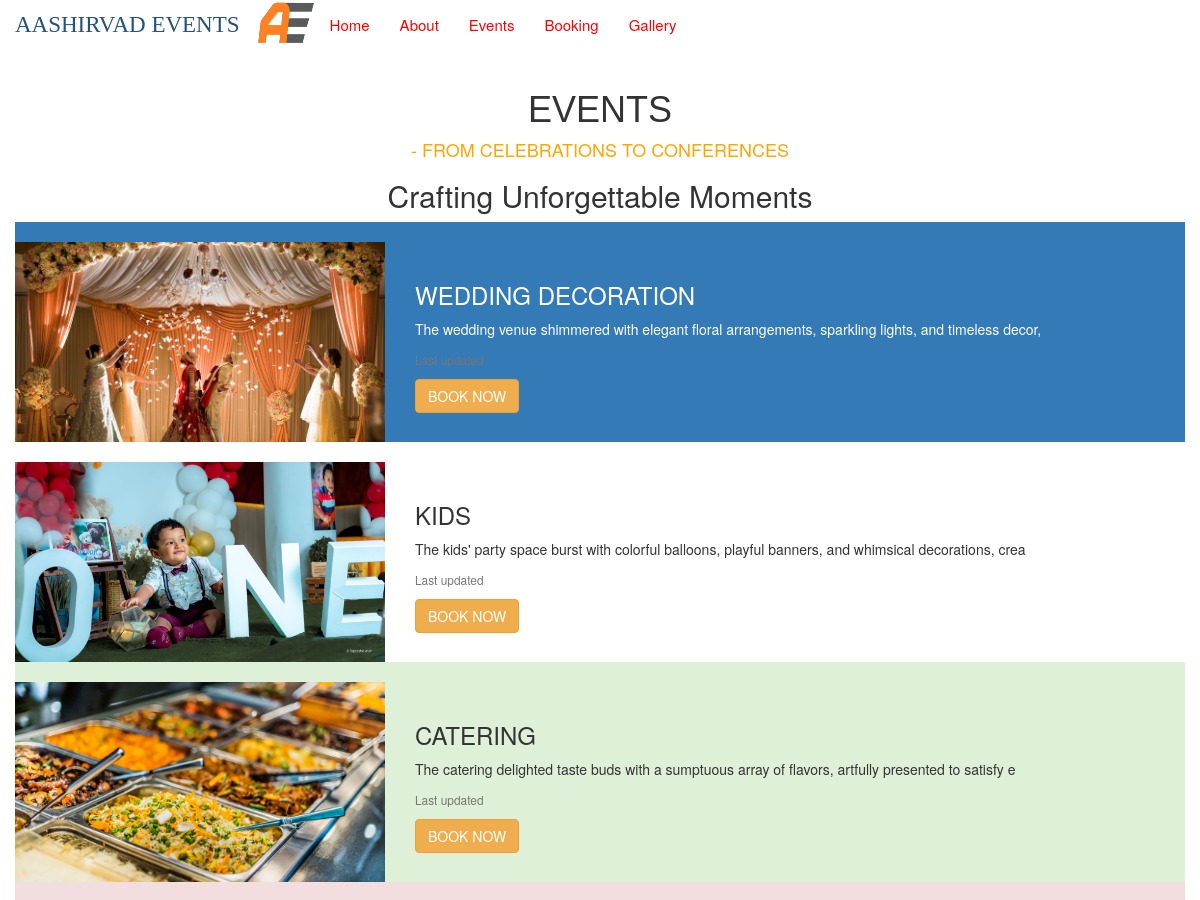
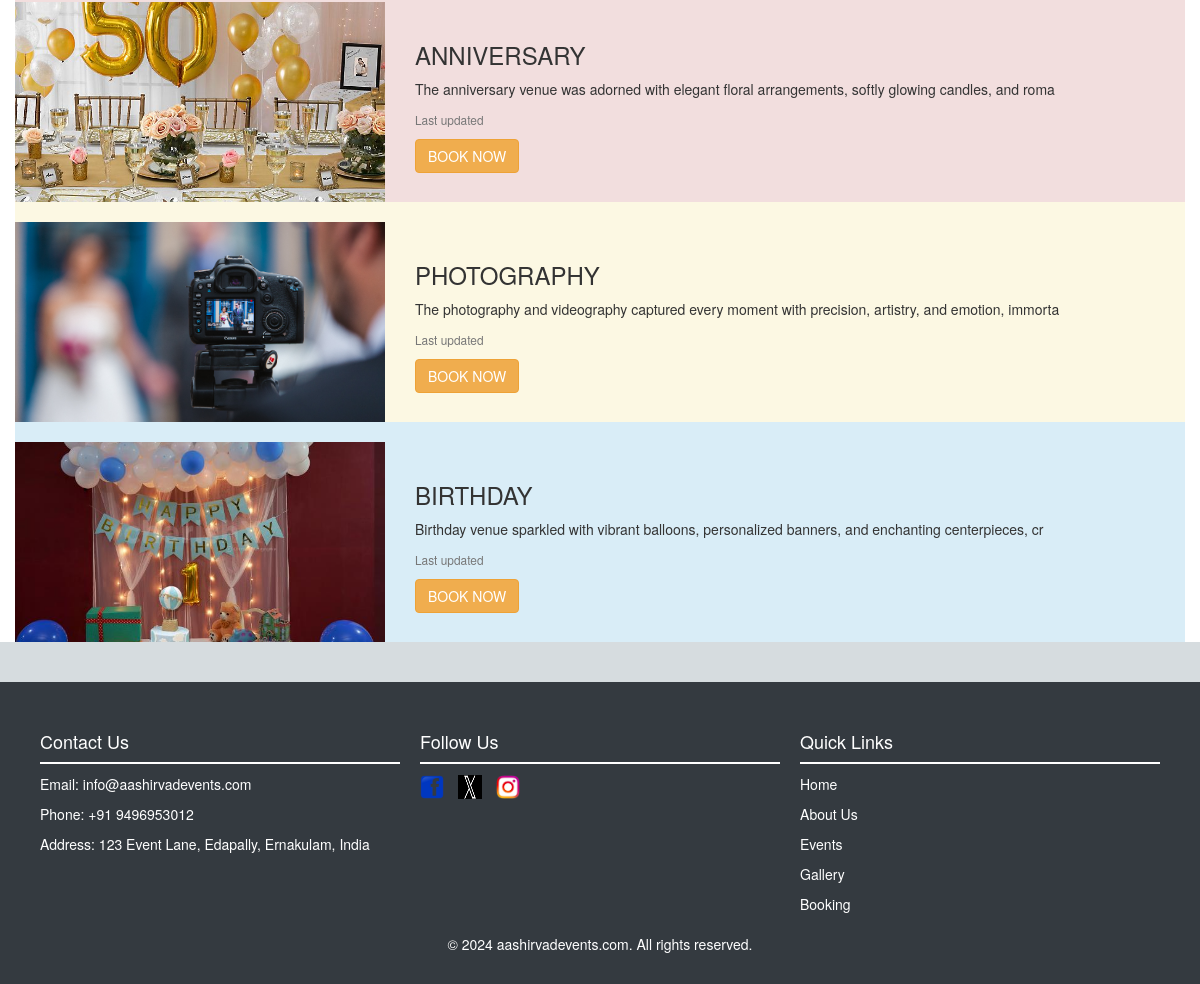
Screenshot of /events/ with the database file from the repository (2 pictures, top to bottom).
### eventsapp/models.py (models this page shows, shortened)
class Event(models.Model):
    img=models.ImageField(upload_to="pic")
    name=models.CharField(max_length=55)
    desc=models.CharField(max_length=100)

### eventsapp/views.py (the view)
# urls.py: path('events/',views.events,name='events'),
def events(request):
    dict_eve={
        'eve':Event.objects.all()
    }
    return render(request,'events.html',dict_eve)

### template/events.html (shortened to what this page needs)
{% extends 'base.html' %}
{% load static %}
{% block content %}
<h1 class="text-center bold-heading" style="font-family: Arial, sans-serif;">EVENTS</h1>
<h4 style="color: orange;" class="text-center">- FROM CELEBRATIONS TO CONFERENCES</h4>
<h2 class="text-center">Crafting Unforgettable Moments</h2>
<div class="container">
    {% for i in eve %}
    <div class="row justify-content-center mb-1">
        <div class="col-12">
            <div class="card mb-1 {% cycle 'bg-primary text-white' 'bg-secondary text-white' 'bg-success text-white' 'bg-danger text-white' 'bg-warning text-dark' 'bg-info text-white' 'bg-light text-dark' %}">
                <div class="row g-0"><br>
                    <div class="col-md-4">
                        <img src="{{ i.img.url }}" class="img-fluid rounded-start" alt="Event image" style="height: 200px; width: 100%; object-fit: cover;">
                    </div>
                    <div class="col-md-8">
                        <div class="card-body"><br>
                            <h3 class="card-title">{{ i.name }}</h3>
                            <p class="card-text">{{ i.desc }}</p>
                            <p class="card-text"><small class="text-muted">Last updated {{ i.last_updated|date:"F j, Y, g:i a" }}</small></p>
                            <a href="{% url 'booking' %}" class="btn btn-warning">BOOK NOW</a>
                        </div>
                    </div>
                </div>
            </div>
        </div>
    </div>
    {% endfor %}
</div>
{% endblock %}

### template/base.html (shortened to what this page needs)
<!DOCTYPE html>
<html lang="en">
    {% load static %}
<head>
    <link rel="stylesheet" href="https://maxcdn.bootstrapcdn.com/bootstrap/3.4.1/css/bootstrap.min.css">
    <link href="https://cdnjs.cloudflare.com/ajax/libs/font-awesome/5.15.0/css/all.min.css" rel="stylesheet">
    <link rel="stylesheet" href="{% static 'footer/footer.css' %}">
</head>
<body>
  <nav class="navbar navbar-fixed-top navbar-transparent">
    <div class="container-fluid d-flex justify-content-center">
            <div class="navbar-header">
              <img src="{% static 'wallpapers/logae1.png' %}" alt="Bootstrap" width="60" height="45">
                <a class="navbar-brand" href="#">AASHIRVAD EVENTS</a>
            </div>
            <ul class="nav navbar-nav">
                <li class="active"><a href="{% url 'index' %}">Home</a></li>
                <li><a href="{% url 'about' %}">About</a></li>
                <li><a href="{% url 'events' %}">Events</a></li>
                <li><a href="{% url 'booking' %}">Booking</a></li>
                <li><a href="{% url 'contact' %}">Gallery</a></li>
            </ul>
        </div>
    </nav>
    {% block content %}
    {% endblock %}
    <footer>
    </footer>
    <footer class="footer">
      <div class="container">
          <div class="footer-sections">
              <div class="footer-section">
                  <h3>Contact Us</h3>
                  <ul>
                      <li>Email: info@aashirvadevents.com</li>
                      <li>Phone: +91 9496953012</li>
                      <li>Address: 123 Event Lane, Edapally, Ernakulam, India</li>
                  </ul>
              </div>
              <div class="footer-section">
                  <h3>Follow Us</h3>
                  <div class="social-media">
                      <a href="#"><img src="{% static 'wallpapers/fb.png' %}" alt="Facebook"></a>
                      <a href="#"><img src="{% static 'wallpapers/x.jpg' %}" alt="Twitter"></a>
                      <a href="#"><img src="{% static 'wallpapers/in.png' %}" alt="Instagram"></a>
                  </div>
              </div>
              <div class="footer-section">
                  <h3>Quick Links</h3>
                  <ul>
                      <li><a href="{% url 'index' %}">Home</a></li>
                      <li><a href="{% url 'about' %}">About Us</a></li>
                      <li><a href="{% url 'events' %}">Events</a></li>
                      <li><a href="{% url 'contact' %}">Gallery</a></li>
                      <li><a href="{% url 'booking' %}">Booking</a></li>
                  </ul>
              </div>
          </div>
      </div>
      <p class="text-center">&copy; 2024 aashirvadevents.com. All rights reserved.</p>
  </footer>
</body>
</html>

### static/footer/footer.css (style rules this page uses)
.footer { background-color: #343a40; color: #fff; padding: 20px 0; }
.footer .container { display: flex; flex-wrap: wrap; justify-content: space-between; }
.footer-sections { display: flex; justify-content: space-between; width: 100%; }
.footer-section { flex: 1; margin: 10px; min-width: 200px; }
.footer-section h3 { border-bottom: 2px solid #fff; padding-bottom: 10px; margin-bottom: 10px; font-size: 18px; }
.footer-section ul { list-style: none; padding: 0; }
.footer-section ul li { margin-bottom: 10px; }
.footer-section ul li a { color: #fff; text-decoration: none; }
.footer .social-media a { display: inline-block; margin-right: 10px; }
.footer .social-media a img { width: 24px; height: 24px; }

### template/base.html (style rules this page uses)
.navbar-fixed-top { position: fixed; top: 0; width: 100%; z-index: 1030; }
.navbar-transparent { background-color: transparent; border: none; }
.navbar-brand, .navbar-nav > li > a { color: #fff; }
body { padding-top: 70px; }
.nav li a { color: red; font-size: 15px; }
.navbar-brand { color: black; font-size: 23px; font-family: Cambria, Cochin, Georgia, Times, 'Times New Roman', serif; font-style: unset; }
footer { background-color: #d6dcdf; padding: 20px 0; }

### rows the page displays
Event: img (picture), name "WEDDING DECORATION", desc "The wedding venue shimmered with elegant floral arrangements, sparkling lights, and timeless decor,"
Event: img (picture), name "KIDS", desc "The kids' party space burst with colorful balloons, playful banners, and whimsical decorations, crea"
Event: img (picture), name "CATERING", desc "The catering delighted taste buds with a sumptuous array of flavors, artfully presented to satisfy e"
Event: img (picture), name "ANNIVERSARY", desc "The anniversary venue was adorned with elegant floral arrangements, softly glowing candles, and roma"
Event: img (picture), name "PHOTOGRAPHY", desc "The photography and videography captured every moment with precision, artistry, and emotion, immorta"
Event: img (picture), name "BIRTHDAY", desc "Birthday venue sparkled with vibrant balloons, personalized banners, and enchanting centerpieces, cr"
